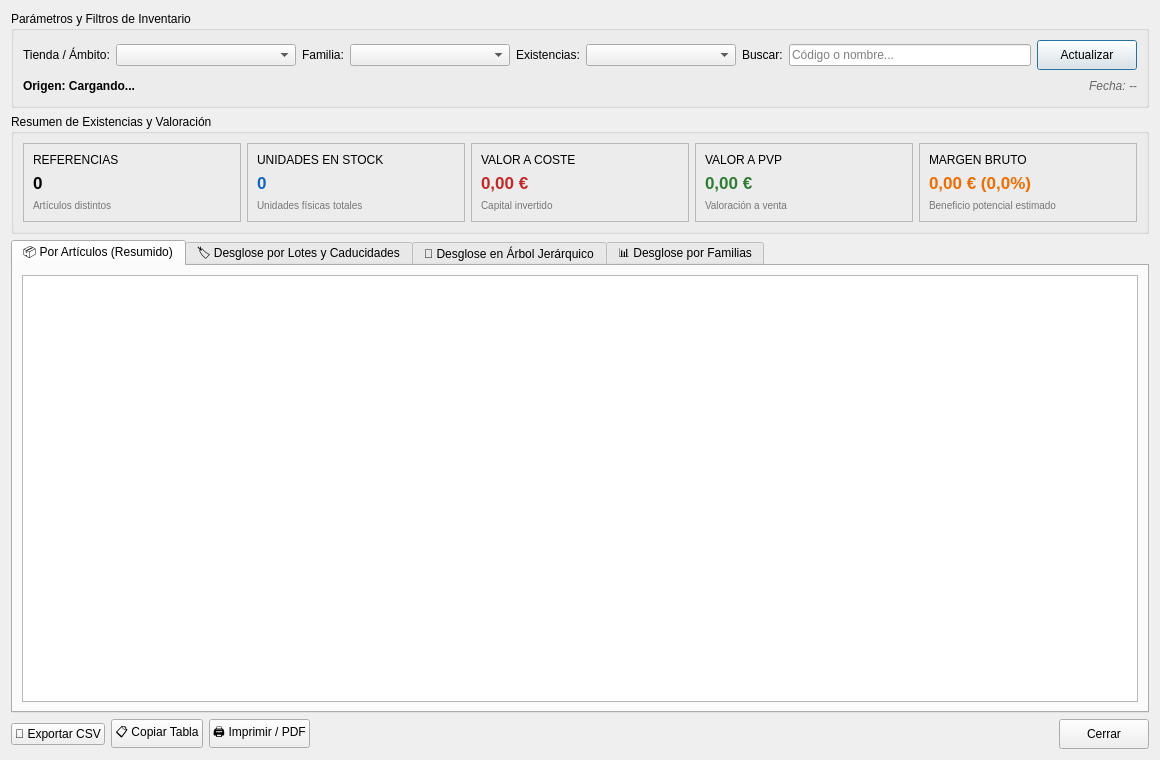
<?xml version="1.0" encoding="UTF-8"?>
<ui version="4.0">
 <class>DialogInventario</class>
 <widget class="QDialog" name="DialogInventario">
  <property name="geometry">
   <rect>
    <x>0</x>
    <y>0</y>
    <width>1160</width>
    <height>760</height>
   </rect>
  </property>
  <property name="windowTitle">
   <string>Listado de Inventario y Valoración de Stock</string>
  </property>
  <layout class="QVBoxLayout" name="verticalLayoutMain">
   <item>
    <widget class="QGroupBox" name="groupBoxFiltros">
     <property name="title">
      <string>Parámetros y Filtros de Inventario</string>
     </property>
     <layout class="QVBoxLayout" name="verticalLayoutFiltros">
      <item>
       <layout class="QHBoxLayout" name="layoutFiltros">
        <item>
         <widget class="QLabel" name="labelTienda">
          <property name="text">
           <string>Tienda / Ámbito:</string>
          </property>
         </widget>
        </item>
        <item>
         <widget class="QComboBox" name="comboTienda">
          <property name="minimumSize">
           <size>
            <width>180</width>
            <height>0</height>
           </size>
          </property>
         </widget>
        </item>
        <item>
         <widget class="QLabel" name="labelFamilia">
          <property name="text">
           <string>Familia:</string>
          </property>
         </widget>
        </item>
        <item>
         <widget class="QComboBox" name="comboFamilia">
          <property name="minimumSize">
           <size>
            <width>160</width>
            <height>0</height>
           </size>
          </property>
         </widget>
        </item>
        <item>
         <widget class="QLabel" name="labelFiltroStock">
          <property name="text">
           <string>Existencias:</string>
          </property>
         </widget>
        </item>
        <item>
         <widget class="QComboBox" name="comboFiltroStock">
          <property name="minimumSize">
           <size>
            <width>150</width>
            <height>0</height>
           </size>
          </property>
         </widget>
        </item>
        <item>
         <widget class="QLabel" name="labelBuscar">
          <property name="text">
           <string>Buscar:</string>
          </property>
         </widget>
        </item>
        <item>
         <widget class="QLineEdit" name="txtBuscar">
          <property name="placeholderText">
           <string>Código o nombre...</string>
          </property>
          <property name="clearButtonEnabled">
           <bool>true</bool>
          </property>
         </widget>
        </item>
        <item>
         <widget class="QPushButton" name="btnActualizar">
          <property name="minimumSize">
           <size>
            <width>100</width>
            <height>30</height>
           </size>
          </property>
          <property name="text">
           <string>Actualizar</string>
          </property>
          <property name="icon">
           <iconset theme="view-refresh"/>
          </property>
         </widget>
        </item>
       </layout>
      </item>
      <item>
       <layout class="QHBoxLayout" name="layoutInfoOrigen">
        <item>
         <widget class="QLabel" name="lblInfoOrigen">
          <property name="font">
           <font>
            <bold>true</bold>
           </font>
          </property>
          <property name="text">
           <string>Origen: Cargando...</string>
          </property>
         </widget>
        </item>
        <item>
         <spacer name="horizontalSpacerFiltros">
          <property name="orientation">
           <enum>Qt::Horizontal</enum>
          </property>
          <property name="sizeHint" stdset="0">
           <size>
            <width>40</width>
            <height>20</height>
           </size>
          </property>
         </spacer>
        </item>
        <item>
         <widget class="QLabel" name="lblFechaInventario">
          <property name="styleSheet">
           <string>color: #666666; font-style: italic;</string>
          </property>
          <property name="text">
           <string>Fecha: --</string>
          </property>
         </widget>
        </item>
       </layout>
      </item>
     </layout>
    </widget>
   </item>
   <item>
    <widget class="QGroupBox" name="groupBoxResumen">
     <property name="title">
      <string>Resumen de Existencias y Valoración</string>
     </property>
     <layout class="QHBoxLayout" name="horizontalLayoutKPIs">
      <item>
       <widget class="QFrame" name="frameKpiRef">
        <property name="frameShape">
         <enum>QFrame::StyledPanel</enum>
        </property>
        <layout class="QVBoxLayout" name="vLayoutKPI1">
         <item>
          <widget class="QLabel" name="kpiRefTitulo">
           <property name="text">
            <string>REFERENCIAS</string>
           </property>
          </widget>
         </item>
         <item>
          <widget class="QLabel" name="lblTotalReferencias">
           <property name="font">
            <font>
             <pointsize>13</pointsize>
             <bold>true</bold>
            </font>
           </property>
           <property name="text">
            <string>0</string>
           </property>
          </widget>
         </item>
         <item>
          <widget class="QLabel" name="kpiRefSub">
           <property name="styleSheet">
            <string>color: #777777; font-size: 10px;</string>
           </property>
           <property name="text">
            <string>Artículos distintos</string>
           </property>
          </widget>
         </item>
        </layout>
       </widget>
      </item>
      <item>
       <widget class="QFrame" name="frameKpiUds">
        <property name="frameShape">
         <enum>QFrame::StyledPanel</enum>
        </property>
        <layout class="QVBoxLayout" name="vLayoutKPI2">
         <item>
          <widget class="QLabel" name="kpiUdsTitulo">
           <property name="text">
            <string>UNIDADES EN STOCK</string>
           </property>
          </widget>
         </item>
         <item>
          <widget class="QLabel" name="lblTotalUnidades">
           <property name="font">
            <font>
             <pointsize>13</pointsize>
             <bold>true</bold>
            </font>
           </property>
           <property name="styleSheet">
            <string>color: #1565C0;</string>
           </property>
           <property name="text">
            <string>0</string>
           </property>
          </widget>
         </item>
         <item>
          <widget class="QLabel" name="kpiUdsSub">
           <property name="styleSheet">
            <string>color: #777777; font-size: 10px;</string>
           </property>
           <property name="text">
            <string>Unidades físicas totales</string>
           </property>
          </widget>
         </item>
        </layout>
       </widget>
      </item>
      <item>
       <widget class="QFrame" name="frameKpiCoste">
        <property name="frameShape">
         <enum>QFrame::StyledPanel</enum>
        </property>
        <layout class="QVBoxLayout" name="vLayoutKPI3">
         <item>
          <widget class="QLabel" name="kpiCosteTitulo">
           <property name="text">
            <string>VALOR A COSTE</string>
           </property>
          </widget>
         </item>
         <item>
          <widget class="QLabel" name="lblValorCoste">
           <property name="font">
            <font>
             <pointsize>13</pointsize>
             <bold>true</bold>
            </font>
           </property>
           <property name="styleSheet">
            <string>color: #C62828;</string>
           </property>
           <property name="text">
            <string>0,00 €</string>
           </property>
          </widget>
         </item>
         <item>
          <widget class="QLabel" name="kpiCosteSub">
           <property name="styleSheet">
            <string>color: #777777; font-size: 10px;</string>
           </property>
           <property name="text">
            <string>Capital invertido</string>
           </property>
          </widget>
         </item>
        </layout>
       </widget>
      </item>
      <item>
       <widget class="QFrame" name="frameKpiPvp">
        <property name="frameShape">
         <enum>QFrame::StyledPanel</enum>
        </property>
        <layout class="QVBoxLayout" name="vLayoutKPI4">
         <item>
          <widget class="QLabel" name="kpiPvpTitulo">
           <property name="text">
            <string>VALOR A PVP</string>
           </property>
          </widget>
         </item>
         <item>
          <widget class="QLabel" name="lblValorPVP">
           <property name="font">
            <font>
             <pointsize>13</pointsize>
             <bold>true</bold>
            </font>
           </property>
           <property name="styleSheet">
            <string>color: #2E7D32;</string>
           </property>
           <property name="text">
            <string>0,00 €</string>
           </property>
          </widget>
         </item>
         <item>
          <widget class="QLabel" name="kpiPvpSub">
           <property name="styleSheet">
            <string>color: #777777; font-size: 10px;</string>
           </property>
           <property name="text">
            <string>Valoración a venta</string>
           </property>
          </widget>
         </item>
        </layout>
       </widget>
      </item>
      <item>
       <widget class="QFrame" name="frameKpiMargen">
        <property name="frameShape">
         <enum>QFrame::StyledPanel</enum>
        </property>
        <layout class="QVBoxLayout" name="vLayoutKPI5">
         <item>
          <widget class="QLabel" name="kpiMargenTitulo">
           <property name="text">
            <string>MARGEN BRUTO</string>
           </property>
          </widget>
         </item>
         <item>
          <widget class="QLabel" name="lblMargenPotencial">
           <property name="font">
            <font>
             <pointsize>13</pointsize>
             <bold>true</bold>
            </font>
           </property>
           <property name="styleSheet">
            <string>color: #EF6C00;</string>
           </property>
           <property name="text">
            <string>0,00 € (0,0%)</string>
           </property>
          </widget>
         </item>
         <item>
          <widget class="QLabel" name="kpiMargenSub">
           <property name="styleSheet">
            <string>color: #777777; font-size: 10px;</string>
           </property>
           <property name="text">
            <string>Beneficio potencial estimado</string>
           </property>
          </widget>
         </item>
        </layout>
       </widget>
      </item>
     </layout>
    </widget>
   </item>
   <item>
    <widget class="QTabWidget" name="tabWidgetInventario">
     <property name="currentIndex">
      <number>0</number>
     </property>
     <widget class="QWidget" name="tabArticulos">
      <attribute name="title">
       <string>📦 Por Artículos (Resumido)</string>
      </attribute>
      <layout class="QVBoxLayout" name="verticalLayoutTabArticulos">
       <item>
        <widget class="QTableView" name="tablaArticulos">
         <property name="editTriggers">
          <set>QAbstractItemView::NoEditTriggers</set>
         </property>
         <property name="alternatingRowColors">
          <bool>true</bool>
         </property>
         <property name="selectionBehavior">
          <set>QAbstractItemView::SelectRows</set>
         </property>
         <property name="sortingEnabled">
          <bool>true</bool>
         </property>
        </widget>
       </item>
      </layout>
     </widget>
     <widget class="QWidget" name="tabLotes">
      <attribute name="title">
       <string>🏷️ Desglose por Lotes y Caducidades</string>
      </attribute>
      <layout class="QVBoxLayout" name="verticalLayoutTabLotes">
       <item>
        <widget class="QTableView" name="tablaLotes">
         <property name="editTriggers">
          <set>QAbstractItemView::NoEditTriggers</set>
         </property>
         <property name="alternatingRowColors">
          <bool>true</bool>
         </property>
         <property name="selectionBehavior">
          <set>QAbstractItemView::SelectRows</set>
         </property>
         <property name="sortingEnabled">
          <bool>true</bool>
         </property>
        </widget>
       </item>
      </layout>
     </widget>
     <widget class="QWidget" name="tabArbol">
      <attribute name="title">
       <string>🌳 Desglose en Árbol Jerárquico</string>
      </attribute>
      <layout class="QVBoxLayout" name="verticalLayoutTabArbol">
       <item>
        <layout class="QHBoxLayout" name="layoutControlesArbol">
         <item>
          <widget class="QPushButton" name="btnExpandirTodo">
           <property name="text">
            <string>➕ Expandir Todo</string>
           </property>
          </widget>
         </item>
         <item>
          <widget class="QPushButton" name="btnContraerTodo">
           <property name="text">
            <string>➖ Contraer Todo</string>
           </property>
          </widget>
         </item>
         <item>
          <widget class="QPushButton" name="btnExpandirFamilias">
           <property name="text">
            <string>📂 Solo Familias y Productos</string>
           </property>
          </widget>
         </item>
         <item>
          <spacer name="horizontalSpacerArbol">
           <property name="orientation">
            <enum>Qt::Horizontal</enum>
           </property>
           <property name="sizeHint" stdset="0">
            <size>
             <width>40</width>
             <height>20</height>
            </size>
           </property>
          </spacer>
         </item>
         <item>
          <widget class="QLabel" name="lblAyudaArbol">
           <property name="styleSheet">
            <string>color: #666666; font-style: italic;</string>
           </property>
           <property name="text">
            <string>💡 Estructura: Familia ➔ Artículo ➔ Lotes</string>
           </property>
          </widget>
         </item>
        </layout>
       </item>
       <item>
        <widget class="QTreeWidget" name="treeInventario">
         <property name="editTriggers">
          <set>QAbstractItemView::NoEditTriggers</set>
         </property>
         <property name="alternatingRowColors">
          <bool>true</bool>
         </property>
         <property name="selectionBehavior">
          <set>QAbstractItemView::SelectRows</set>
         </property>
         <property name="sortingEnabled">
          <bool>true</bool>
         </property>
         <column>
          <property name="text">
           <string>Concepto / Detalle</string>
          </property>
         </column>
         <column>
          <property name="text">
           <string>Familia</string>
          </property>
         </column>
         <column>
          <property name="text">
           <string>Caducidad</string>
          </property>
         </column>
         <column>
          <property name="text">
           <string>Stock / Uds</string>
          </property>
         </column>
         <column>
          <property name="text">
           <string>Coste Unit.</string>
          </property>
         </column>
         <column>
          <property name="text">
           <string>PVP</string>
          </property>
         </column>
         <column>
          <property name="text">
           <string>Valor Coste</string>
          </property>
         </column>
         <column>
          <property name="text">
           <string>Valor PVP</string>
          </property>
         </column>
        </widget>
       </item>
      </layout>
     </widget>
     <widget class="QWidget" name="tabFamilias">
      <attribute name="title">
       <string>📊 Desglose por Familias</string>
      </attribute>
      <layout class="QVBoxLayout" name="verticalLayoutTabFamilias">
       <item>
        <widget class="QTableView" name="tablaFamilias">
         <property name="editTriggers">
          <set>QAbstractItemView::NoEditTriggers</set>
         </property>
         <property name="alternatingRowColors">
          <bool>true</bool>
         </property>
         <property name="selectionBehavior">
          <set>QAbstractItemView::SelectRows</set>
         </property>
         <property name="sortingEnabled">
          <bool>true</bool>
         </property>
        </widget>
       </item>
      </layout>
     </widget>
    </widget>
   </item>
   <item>
    <layout class="QHBoxLayout" name="layoutAccionesInferiores">
     <item>
      <widget class="QPushButton" name="btnExportarCSV">
       <property name="text">
        <string>📄 Exportar CSV</string>
       </property>
      </widget>
     </item>
     <item>
      <widget class="QPushButton" name="btnCopiar">
       <property name="text">
        <string>📋 Copiar Tabla</string>
       </property>
      </widget>
     </item>
     <item>
      <widget class="QPushButton" name="btnImprimir">
       <property name="text">
        <string>🖨️ Imprimir / PDF</string>
       </property>
      </widget>
     </item>
     <item>
      <spacer name="horizontalSpacerAcciones">
       <property name="orientation">
        <enum>Qt::Horizontal</enum>
       </property>
       <property name="sizeHint" stdset="0">
        <size>
         <width>40</width>
         <height>20</height>
        </size>
       </property>
      </spacer>
     </item>
     <item>
      <widget class="QPushButton" name="btnCerrar">
       <property name="minimumSize">
        <size>
         <width>90</width>
         <height>30</height>
        </size>
       </property>
       <property name="text">
        <string>Cerrar</string>
       </property>
      </widget>
     </item>
    </layout>
   </item>
  </layout>
 </widget>
 <resources/>
 <connections>
  <connection>
   <sender>btnCerrar</sender>
   <signal>clicked()</signal>
   <receiver>DialogInventario</receiver>
   <slot>accept()</slot>
   <hints>
    <hint type="sourcelabel">
     <x>1110</x>
     <y>730</y>
    </hint>
    <hint type="destinationlabel">
     <x>580</x>
     <y>380</y>
    </hint>
   </hints>
  </connection>
 </connections>
</ui>
